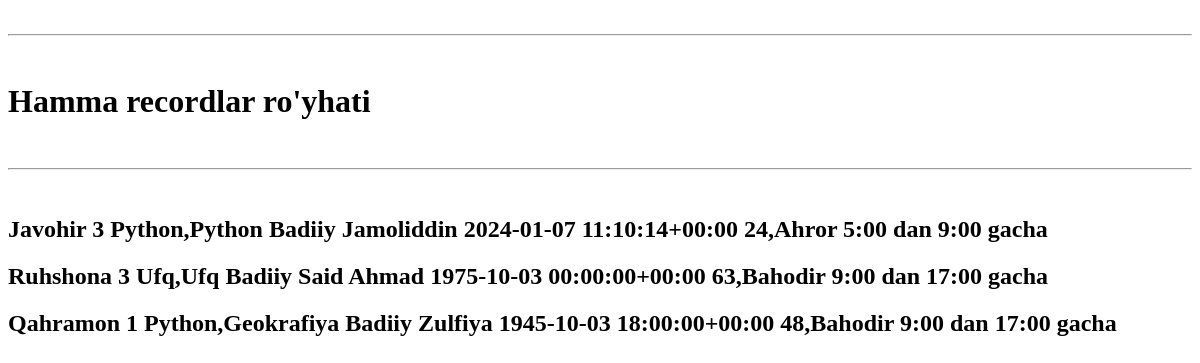
/record/, run on an earlier commit of the app's database.
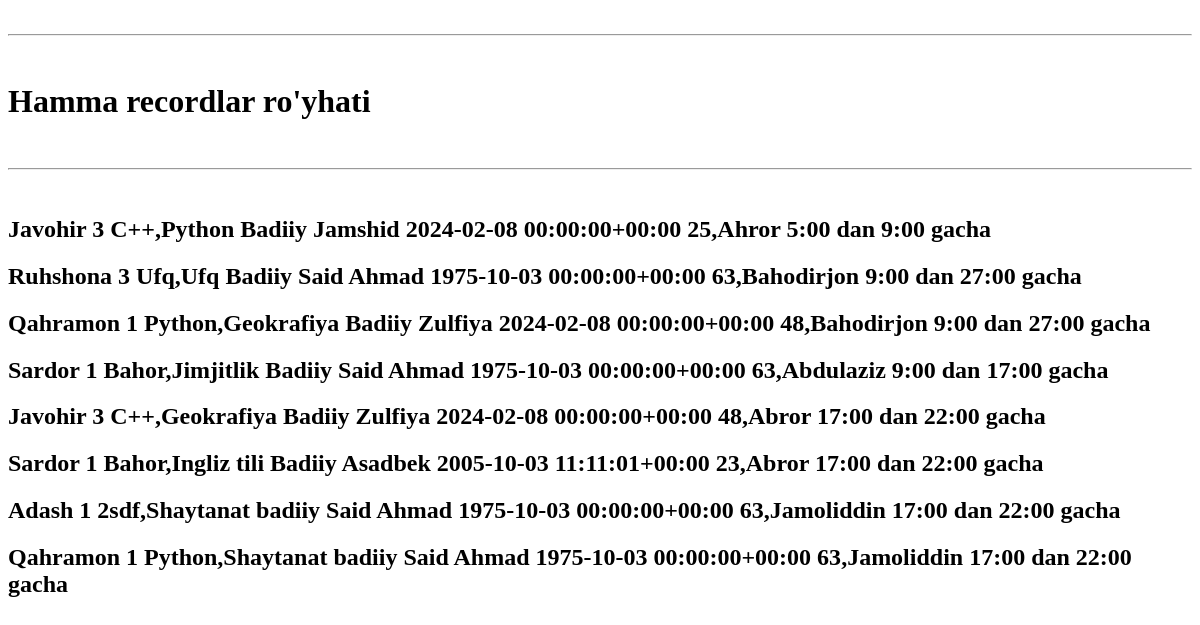
And on a later commit of the database.
### asosiy/models.py (models this page shows, shortened)
class Record(models.Model):
    talaba = models.ForeignKey(Talaba, on_delete=models.CASCADE)
    kitob = models.ForeignKey(Kitob, on_delete=models.CASCADE)
    kutubhonachi = models.ForeignKey(Kutubhonachi, on_delete=models.CASCADE)
    olingan_sana = models.DateTimeField()
    qaytardi = models.BooleanField(default=False)
    berilgan_sana = models.DateTimeField()

class Talaba(models.Model):
    ism = models.CharField(max_length=30)
    kurs = models.CharField(max_length=30,choices=TURLAR)
    kitob_nomi = models.CharField(max_length=30)
    def __str__(self):
        return f"{self.ism}   {self.kurs}    {self.kitob_nomi}"

class Kitob(models.Model):
    nom = models.CharField(max_length=30)
    janr = models.CharField(max_length=30)
    sahifa = models.BigIntegerField()
    muallif = models.ForeignKey(Muallif, on_delete=models.CASCADE)
    def __str__(self):
        return f"{self.nom}   {self.janr}    {self.muallif}"

class Muallif(models.Model):
    ism = models.CharField(max_length=30)
    jins = models.CharField(max_length=30, choices=Jinslar)
    tugilgan_sana = models.DateTimeField(max_length=30)
    kitoblar_soni = models.BigIntegerField()
    tirik = models.BooleanField(max_length=30)
    def __str__(self):
        return f"{self.ism}   {self.tugilgan_sana}    {self.kitoblar_soni}"

class Kutubhonachi(models.Model):
    ism = models.CharField(max_length=30)
    ish_vaqti = models.CharField(max_length=30)
    def __str__(self):
        return f"{self.ism}   {self.ish_vaqti}"

### asosiy/views.py (the view)
# urls.py: path('record/', hamma_recordlar),
def hamma_recordlar(request):
    data = {
        "records": Record.objects.all()
    }
    return render(request, "record.html", data)

### templates/record.html (shortened to what this page needs)
<!DOCTYPE html>
<html lang="en">
<head>
</head>
<body>
<br>
<hr>
<br>
<h1>Hamma recordlar ro'yhati</h1>
<br>
<hr>
<br>
{% for record in records %}
    <h2>{{record.talaba}},{{record.kitob}},{{record.kutubhonachi}}
    {% endfor %}</h2>
</body>
</html>

What changed in the data, as far as the page shows it:
changed Record "Ahror 5:00 dan 9:00 gacha": talaba "Javohir 3 Python" → "Javohir 3 C++"; kitob "Python Badiiy Jamoliddin 2024-01-07 11:10:14+00:00 24" → "Python Badiiy Jamshid 2024-02-08 00:00:00+00:00 25"
changed Record "Ruhshona 3 Ufq": kutubhonachi "Bahodir 9:00 dan 17:00 gacha" → "Bahodirjon 9:00 dan 27:00 gacha"
changed Record (number 3 of 8 on the later page): kitob "Geokrafiya Badiiy Zulfiya 1945-10-03 18:00:00+00:00 48" → "Geokrafiya Badiiy Zulfiya 2024-02-08 00:00:00+00:00 48"; kutubhonachi "Bahodir 9:00 dan 17:00 gacha" → "Bahodirjon 9:00 dan 27:00 gacha"
added Record: talaba "Sardor 1 Bahor", kitob "Jimjitlik Badiiy Said Ahmad 1975-10-03 00:00:00+00:00 63", kutubhonachi "Abdulaziz 9:00 dan 17:00 gacha"
added Record: talaba "Javohir 3 C++", kitob "Geokrafiya Badiiy Zulfiya 2024-02-08 00:00:00+00:00 48", kutubhonachi "Abror 17:00 dan 22:00 gacha"
added Record: talaba "Sardor 1 Bahor", kitob "Ingliz tili Badiiy Asadbek 2005-10-03 11:11:01+00:00 23", kutubhonachi "Abror 17:00 dan 22:00 gacha"
added Record: talaba "Adash 1 2sdf", kitob "Shaytanat badiiy Said Ahmad 1975-10-03 00:00:00+00:00 63", kutubhonachi "Jamoliddin 17:00 dan 22:00 gacha"
added Record: talaba "Qahramon 1 Python", kitob "Shaytanat badiiy Said Ahmad 1975-10-03 00:00:00+00:00 63", kutubhonachi "Jamoliddin 17:00 dan 22:00 gacha"
